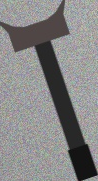
#> input picture 7 семестр/Тех зрение на производстве/Лаб7/project/data/cutouts_clean/hammer_01.png, 98 x 181 px; its folder holds 4 pictures in this run
$ python run_lab5.py
#> lines starting #> are read from the running program, lines starting #| are printed output that depends on the picture; after the words box and inside, x2 and y2 are one past the last pixel; in counts of white or black regions, pixels touching at a corner belong together
# -*- coding: utf-8 -*-
"""
ЛР5, вариант 9: инструмент на складе (wrench, hammer, pliers).
≥5 роликов, YOLO-разметка, алгоритм 3: разбиение по роликам vs случайное.
"""
from __future__ import annotations

import json
import random
import shutil
from collections import Counter
from pathlib import Path

import cv2
import matplotlib.pyplot as plt
import numpy as np

ROOT = Path(__file__).resolve().parent
CUTOUTS = Path(r"C:\temp\lab5_tv\cutouts_clean")
DATASET = ROOT / "dataset"
RESULTS = ROOT / "results"

CLASS_NAMES = ["wrench", "hammer", "pliers"]  # 0, 1, 2
CLASS_OF = {
    "wrench": 0,
    "hammer": 1,
    "pliers": 2,
}

N_SCENES = 6  # ≥5 роликов
FRAMES_PER_SCENE = 8  # 6*8 = 48 ≥ 40


# [15 lines left out: functions imread_u, imwrite_u, not called in this run]


def wipe(p: Path):
    if p.exists():
        shutil.rmtree(p)
    p.mkdir(parents=True, exist_ok=True)


# [44 lines left out: function make_background, not called in this run]


def prepare_cutouts():
    """Загрузка подготовленных RGBA-вырезок инструментов."""
    cut = {c: [] for c in CLASS_NAMES}
    for path in sorted(CUTOUTS.glob("*.png")):
        name = path.name.lower()
        cls = None
        if name.startswith("wrench"):
            cls = "wrench"
        elif name.startswith("hammer"):
            cls = "hammer"
        elif name.startswith("pliers"):
            cls = "pliers"
        if cls is None:
            continue
        data = np.fromfile(str(path), dtype=np.uint8)
        arr = cv2.imdecode(data, cv2.IMREAD_UNCHANGED)
#> arr is the input picture: shape (181, 98, 4); mean B, G, R, A 133.6, 133.8, 134.3, 58
        if arr is None or arr.ndim < 3 or arr.shape[2] < 4:
            continue
        a = arr[:, :, 3]
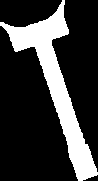
#> a: shape (181, 98); 22.7% white; 1 white region, box (x1, y1, x2, y2) and area: (0, 0, 98, 181) 4033
        ys, xs = np.where(a > 30)
#> ys = 4033 values from 0 to 180; xs = 4033 values, max 97 at index 3911, min 0 at index 219, mean 55.8
        if len(xs) < 50:
            continue
        crop = arr[ys.min() : ys.max() + 1, xs.min() : xs.max() + 1]
        cut[cls].append(crop)
        print("cutout", cls, path.name, crop.shape)
#| cutout hammer hammer_01.png (181, 98, 4)
#> pass 2 of the loop in prepare_cutouts, `for path in sorted(CUTOUTS.glob("*.png")):`:
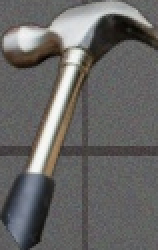
#> input picture 7 семестр/Тех зрение на производстве/Лаб7/project/data/cutouts_clean/hammer_03.png, 79 x 125 px (shown 2 times larger)
#> in prepare_cutouts, arr is the input picture: shape (125, 79, 4); mean B, G, R, A 100.8, 102.1, 103.3, 76.5
#> in prepare_cutouts, `a = arr[:, :, 3]`:
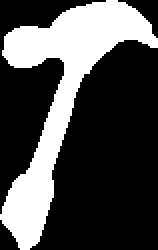
#> a: shape (125, 79) (shown 2 times larger); 30% white; 1 white region, box (x1, y1, x2, y2) and area: (0, 0, 79, 125) 2963
#> ys = 2963 values from 0 to 124; xs = 2963 values, max 78 at index 952, min 0 at index 2678, mean 30.48
#| cutout hammer hammer_03.png (125, 79, 4)
#> pass 3 of the loop in prepare_cutouts, `for path in sorted(CUTOUTS.glob("*.png")):`:
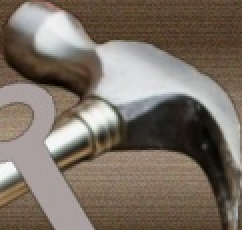
#> input picture 7 семестр/Тех зрение на производстве/Лаб7/project/data/cutouts_clean/hammer_04.png, 121 x 115 px (shown 2 times larger)
#> in prepare_cutouts, arr is the input picture: shape (115, 121, 4); mean B, G, R, A 100.8, 111.7, 122.7, 116.5
#> in prepare_cutouts, `a = arr[:, :, 3]`:
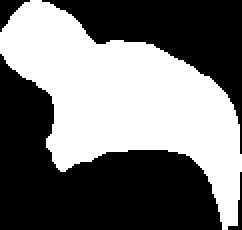
#> a: shape (115, 121) (shown 2 times larger); 45.7% white; 1 white region, box (x1, y1, x2, y2) and area: (0, 0, 121, 115) 6356
#> ys = 6356 values from 0 to 114; xs = 6356 values, max 120 at index 5738, min 0 at index 452, mean 61.85
#| cutout hammer hammer_04.png (115, 121, 4)
#> the loop made 4 passes; the first 3 are shown
    for cls in CLASS_NAMES:
        if not cut[cls]:
            raise RuntimeError(f"no cutouts for {cls}")
#> this loop made 1 pass
#> cls on pass 1: 'wrench'
    return cut


# [140 lines left out: functions paste_rgba, scale_rgba, rotate_rgba, to_yolo_line, synthesize_dataset, not called in this run]


def scene_of(path: Path) -> str:
    return path.stem.split("_")[0]


# [164 lines left out: functions count_boxes, split_random, split_by_scene, imbalance, analyze_split, materialize_yolo_export and 3 more, not called in this run]


def main():
    wipe(RESULTS)
    DATASET.mkdir(parents=True, exist_ok=True)

    print("=== cutouts ===")
    cutouts = prepare_cutouts()
    print("=== synthesize ===")
    files, ds_meta = synthesize_dataset(cutouts)
    images_dir = DATASET / "images_all"
    labels_dir = DATASET / "labels_all"

    # индивидуальный алгоритм 3
    splits_scene, role = split_by_scene(files, seed=42)
    splits_rand = split_random(files, seed=42)
    rows_scene, overall = analyze_split(splits_scene, labels_dir)
    rows_rand, _ = analyze_split(splits_rand, labels_dir)

    # для обучения/ЛР6 — разбиение по роликам (рекомендуемое)
    export = materialize_yolo_export(splits_scene, images_dir, labels_dir)

    Kd_all = imbalance(overall)
    meta = {
        **ds_meta,
        "variant": 9,
        "object": "инструмент на складе",
        "classes": CLASS_NAMES,
        "split_scene": rows_scene,
        "split_random": rows_rand,
        "scene_roles": role,
        "Kd_total": round(float(Kd_all), 2),
        "export_dir": str(export),
        "note": "Разбиение по роликам использовано для финального YOLOv8-экспорта (ЛР6).",
    }

    # визуализации
    make_roboflow_mock(RESULTS)

    # 3+ размеченных кадра, включая перекрытие (ищем кадр с ≥3 боксами)
    labeled = []
    for p in sorted(files):
        lab = labels_dir / (p.stem + ".txt")
        n = sum(1 for ln in lab.read_text(encoding="utf-8").splitlines() if ln.strip())
        labeled.append((n, p))
    labeled.sort(reverse=True)
    for i, (_, p) in enumerate(labeled[:4], 1):
        img = imread_u(p)
        vis = draw_yolo_boxes(img, labels_dir / (p.stem + ".txt"))
        imwrite_u(RESULTS / f"02_labeled_{i:02d}.jpg", vis)

    # примеры из разных выборок
    for split in ("train", "valid", "test"):
        if not splits_scene[split]:
            continue
        p = splits_scene[split][0]
        vis = draw_yolo_boxes(imread_u(p), labels_dir / (p.stem + ".txt"))
        imwrite_u(RESULTS / f"03_sample_{split}.jpg", vis)

    plot_balance(rows_scene, rows_rand, RESULTS / "04_balance_compare.png")

    # текстовый вывод алгоритма
    lines = []
    lines.append("=== Разбиение по роликам (seed=42) ===")
    for r in rows_scene:
        lines.append(
            f"{r['split']:5s} images={r['n_images']:2d} scenes={r['scenes']} boxes={r['boxes']} Kd={r['Kd']}"
        )
    lines.append("=== Случайное разбиение по кадрам (seed=42) ===")
    for r in rows_rand:
        lines.append(
            f"{r['split']:5s} images={r['n_images']:2d} scenes={sorted({scene_of(p) for p in splits_rand[r['split']]})} boxes={r['boxes']} Kd={r['Kd']}"
        )
    # проверка: ролики не пересекаются
    scene_ok = True
    seen = {}
    for split, items in splits_scene.items():
        for p in items:
            s = scene_of(p)
            if s in seen and seen[s] != split:
                scene_ok = False
            seen[s] = split
    lines.append(f"ролики не пересекают выборки: {scene_ok}")
    # у случайного — пересечение роликов?
    leak = Counter()
    for split, items in splits_rand.items():
        for p in items:
            leak[scene_of(p)] += 1 if True else 0
    multi = [s for s, items in ((sc, [sp for sp, its in splits_rand.items() if any(scene_of(p) == sc for p in its)]) for sc in {scene_of(p) for p in files}) if len(items) > 1]
    # simpler leak check
    scene_to_splits = {}
    for split, items in splits_rand.items():
        for p in items:
            scene_to_splits.setdefault(scene_of(p), set()).add(split)
    leaked_scenes = {s: list(sps) for s, sps in scene_to_splits.items() if len(sps) > 1}
    lines.append(f"при случайном разбиении ролики в нескольких выборках: {leaked_scenes}")
    lines.append(f"Kд по всему набору: {meta['Kd_total']}")
    (RESULTS / "05_algorithm3_output.txt").write_text("\n".join(lines), encoding="utf-8")
    print("\n".join(lines))

    (RESULTS / "meta.json").write_text(json.dumps(meta, ensure_ascii=False, indent=2), encoding="utf-8")
    print("OK", RESULTS)


if __name__ == "__main__":
#> (the run stopped early here; a loop or call above may not have finished)
